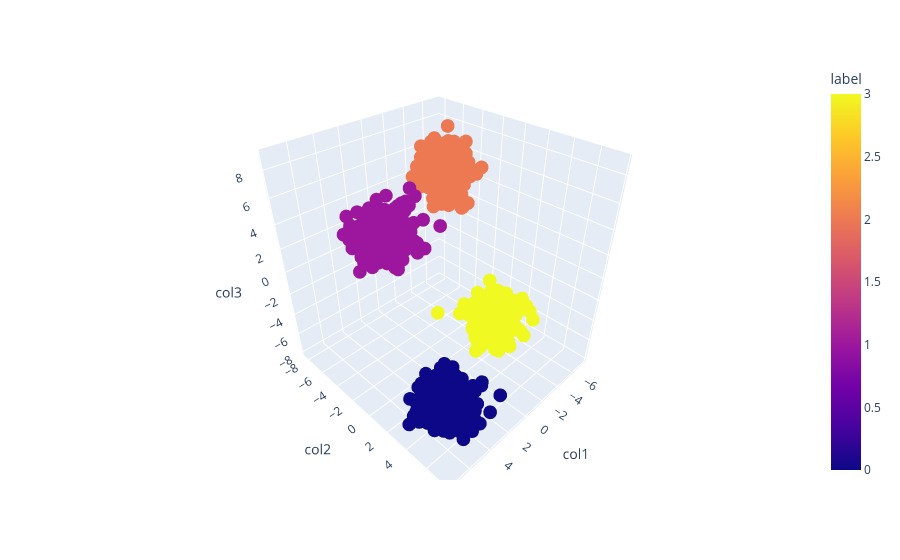

Here is the notebook cell this chart was saved with:
### Code cell
fig = px.scatter_3d(df,x='col1',y='col2',z='col3',color='label')
fig.show()

### Figure 1 — Plotly figure (JSON) as saved in the notebook; plotly's stock layout.template omitted (floating-point values rounded to 4 significant figures; data arrays with more than 128 entries replaced by an {"elided": "..."} marker saying what was removed)
{"data": [{"hovertemplate": "col1=%{x}<br>col2=%{y}<br>col3=%{z}<br>label=%{marker.color}<extra></extra>", "legendgroup": "", "marker": {"color": {"elided": "1000 int values"}, "coloraxis": "coloraxis", "symbol": "circle"}, "mode": "markers", "name": "", "scene": "scene", "showlegend": false, "type": "scatter3d", "x": {"elided": "1000 float values"}, "y": {"elided": "1000 float values"}, "z": {"elided": "1000 float values"}}], "layout": {"coloraxis": {"colorbar": {"title": {"text": "label"}}, "colorscale": [[0, "#0d0887"], [0.1111, "#46039f"], [0.2222, "#7201a8"], [0.3333, "#9c179e"], [0.4444, "#bd3786"], [0.5556, "#d8576b"], [0.6667, "#ed7953"], [0.7778, "#fb9f3a"], [0.8889, "#fdca26"], [1, "#f0f921"]]}, "legend": {"tracegroupgap": 0}, "margin": {"t": 60}, "scene": {"domain": {"x": [0, 1], "y": [0, 1]}, "xaxis": {"title": {"text": "col1"}}, "yaxis": {"title": {"text": "col2"}}, "zaxis": {"title": {"text": "col3"}}}}}
